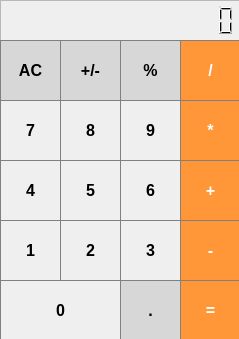
<?xml version="1.0" encoding="UTF-8"?>
<ui version="4.0">
 <class>MainWindow</class>
 <widget class="QMainWindow" name="MainWindow">
  <property name="geometry">
   <rect>
    <x>0</x>
    <y>0</y>
    <width>239</width>
    <height>339</height>
   </rect>
  </property>
  <property name="windowTitle">
   <string>Calculator</string>
  </property>
  <widget class="QWidget" name="centralWidget">
   <widget class="QLCDNumber" name="lcdNumber">
    <property name="geometry">
     <rect>
      <x>0</x>
      <y>0</y>
      <width>241</width>
      <height>41</height>
     </rect>
    </property>
    <property name="font">
     <font>
      <weight>75</weight>
      <bold>true</bold>
     </font>
    </property>
    <property name="frameShape">
     <enum>QFrame::StyledPanel</enum>
    </property>
    <property name="frameShadow">
     <enum>QFrame::Sunken</enum>
    </property>
    <property name="smallDecimalPoint">
     <bool>false</bool>
    </property>
    <property name="digitCount">
     <number>15</number>
    </property>
    <property name="mode">
     <enum>QLCDNumber::Dec</enum>
    </property>
    <property name="segmentStyle">
     <enum>QLCDNumber::Filled</enum>
    </property>
   </widget>
   <widget class="QPushButton" name="pushButton_ac">
    <property name="geometry">
     <rect>
      <x>0</x>
      <y>40</y>
      <width>61</width>
      <height>61</height>
     </rect>
    </property>
    <property name="font">
     <font>
      <pointsize>12</pointsize>
      <weight>75</weight>
      <bold>true</bold>
     </font>
    </property>
    <property name="styleSheet">
     <string notr="true">QPushButton {
  background-color: rgb(215, 215, 215);
  border: 1px solid gray;
}
QPushButton:pressed {
    background-color: qlineargradient(x1: 0, y1: 0, x2: 0, y2: 1,
                                      stop: 0 #BEBEBE, stop: 1 #D7D7D7);
}</string>
    </property>
    <property name="text">
     <string>AC</string>
    </property>
   </widget>
   <widget class="QPushButton" name="pushButton_plusminus">
    <property name="geometry">
     <rect>
      <x>60</x>
      <y>40</y>
      <width>61</width>
      <height>61</height>
     </rect>
    </property>
    <property name="font">
     <font>
      <pointsize>12</pointsize>
      <weight>75</weight>
      <bold>true</bold>
     </font>
    </property>
    <property name="styleSheet">
     <string notr="true">QPushButton {
  background-color: rgb(215, 215, 215);
  border: 1px solid gray;
}
QPushButton:pressed {
    background-color: qlineargradient(x1: 0, y1: 0, x2: 0, y2: 1,
                                      stop: 0 #BEBEBE, stop: 1 #D7D7D7);
}</string>
    </property>
    <property name="text">
     <string>+/-</string>
    </property>
   </widget>
   <widget class="QPushButton" name="pushButton_percent">
    <property name="geometry">
     <rect>
      <x>120</x>
      <y>40</y>
      <width>61</width>
      <height>61</height>
     </rect>
    </property>
    <property name="font">
     <font>
      <pointsize>12</pointsize>
      <weight>75</weight>
      <bold>true</bold>
     </font>
    </property>
    <property name="styleSheet">
     <string notr="true">QPushButton {
  background-color: rgb(215, 215, 215);
  border: 1px solid gray;
}
QPushButton:pressed {
    background-color: qlineargradient(x1: 0, y1: 0, x2: 0, y2: 1,
                                      stop: 0 #BEBEBE, stop: 1 #D7D7D7);
}</string>
    </property>
    <property name="text">
     <string>%</string>
    </property>
   </widget>
   <widget class="QPushButton" name="pushButton_del">
    <property name="geometry">
     <rect>
      <x>180</x>
      <y>40</y>
      <width>61</width>
      <height>61</height>
     </rect>
    </property>
    <property name="font">
     <font>
      <pointsize>12</pointsize>
      <weight>75</weight>
      <bold>true</bold>
     </font>
    </property>
    <property name="styleSheet">
     <string notr="true">QPushButton {
  background-color: rgb(255, 151, 57);
  color: white; 
  border: 1px solid gray;
}

QPushButton:pressed {
    background-color: qlineargradient(x1: 0, y1: 0, x2: 0, y2: 1,
                                      stop: 0 #FF7832, stop: 1 #FF9739);
}</string>
    </property>
    <property name="text">
     <string>/</string>
    </property>
   </widget>
   <widget class="QPushButton" name="pushButton_4">
    <property name="geometry">
     <rect>
      <x>0</x>
      <y>160</y>
      <width>61</width>
      <height>61</height>
     </rect>
    </property>
    <property name="font">
     <font>
      <pointsize>12</pointsize>
      <weight>75</weight>
      <bold>true</bold>
     </font>
    </property>
    <property name="styleSheet">
     <string notr="true">QPushButton {
   border: 1px solid gray;
}
QPushButton:pressed {
    background-color: qlineargradient(x1: 0, y1: 0, x2: 0, y2: 1,
                                      stop: 0 #dadbde, stop: 1 #f6f7fa);
}</string>
    </property>
    <property name="text">
     <string>4</string>
    </property>
   </widget>
   <widget class="QPushButton" name="pushButton_5">
    <property name="geometry">
     <rect>
      <x>60</x>
      <y>160</y>
      <width>61</width>
      <height>61</height>
     </rect>
    </property>
    <property name="font">
     <font>
      <pointsize>12</pointsize>
      <weight>75</weight>
      <bold>true</bold>
     </font>
    </property>
    <property name="styleSheet">
     <string notr="true">QPushButton {
   border: 1px solid gray;
}
QPushButton:pressed {
    background-color: qlineargradient(x1: 0, y1: 0, x2: 0, y2: 1,
                                      stop: 0 #dadbde, stop: 1 #f6f7fa);
}</string>
    </property>
    <property name="text">
     <string>5</string>
    </property>
   </widget>
   <widget class="QPushButton" name="pushButton_plus">
    <property name="geometry">
     <rect>
      <x>180</x>
      <y>160</y>
      <width>61</width>
      <height>61</height>
     </rect>
    </property>
    <property name="font">
     <font>
      <pointsize>12</pointsize>
      <weight>75</weight>
      <bold>true</bold>
     </font>
    </property>
    <property name="styleSheet">
     <string notr="true">QPushButton {
  background-color: rgb(255, 151, 57);
  color: white; 
  border: 1px solid gray;
}

QPushButton:pressed {
    background-color: qlineargradient(x1: 0, y1: 0, x2: 0, y2: 1,
                                      stop: 0 #FF7832, stop: 1 #FF9739);
}</string>
    </property>
    <property name="text">
     <string>+</string>
    </property>
   </widget>
   <widget class="QPushButton" name="pushButton_6">
    <property name="geometry">
     <rect>
      <x>120</x>
      <y>160</y>
      <width>61</width>
      <height>61</height>
     </rect>
    </property>
    <property name="font">
     <font>
      <pointsize>12</pointsize>
      <weight>75</weight>
      <bold>true</bold>
     </font>
    </property>
    <property name="styleSheet">
     <string notr="true">QPushButton {
   border: 1px solid gray;
}
QPushButton:pressed {
    background-color: qlineargradient(x1: 0, y1: 0, x2: 0, y2: 1,
                                      stop: 0 #dadbde, stop: 1 #f6f7fa);
}</string>
    </property>
    <property name="text">
     <string>6</string>
    </property>
   </widget>
   <widget class="QPushButton" name="pushButton_3">
    <property name="geometry">
     <rect>
      <x>120</x>
      <y>220</y>
      <width>61</width>
      <height>61</height>
     </rect>
    </property>
    <property name="font">
     <font>
      <pointsize>12</pointsize>
      <weight>75</weight>
      <bold>true</bold>
     </font>
    </property>
    <property name="styleSheet">
     <string notr="true">QPushButton {
   border: 1px solid gray;
}
QPushButton:pressed {
    background-color: qlineargradient(x1: 0, y1: 0, x2: 0, y2: 1,
                                      stop: 0 #dadbde, stop: 1 #f6f7fa);
}</string>
    </property>
    <property name="text">
     <string>3</string>
    </property>
   </widget>
   <widget class="QPushButton" name="pushButton_1">
    <property name="geometry">
     <rect>
      <x>0</x>
      <y>220</y>
      <width>61</width>
      <height>61</height>
     </rect>
    </property>
    <property name="font">
     <font>
      <pointsize>12</pointsize>
      <weight>75</weight>
      <bold>true</bold>
     </font>
    </property>
    <property name="styleSheet">
     <string notr="true">QPushButton {
   border: 1px solid gray;
}
QPushButton:pressed {
    background-color: qlineargradient(x1: 0, y1: 0, x2: 0, y2: 1,
                                      stop: 0 #dadbde, stop: 1 #f6f7fa);
}</string>
    </property>
    <property name="text">
     <string>1</string>
    </property>
   </widget>
   <widget class="QPushButton" name="pushButton_min">
    <property name="geometry">
     <rect>
      <x>180</x>
      <y>220</y>
      <width>61</width>
      <height>61</height>
     </rect>
    </property>
    <property name="font">
     <font>
      <pointsize>12</pointsize>
      <weight>75</weight>
      <bold>true</bold>
     </font>
    </property>
    <property name="styleSheet">
     <string notr="true">QPushButton {
  background-color: rgb(255, 151, 57);
  color: white; 
  border: 1px solid gray;
}

QPushButton:pressed {
    background-color: qlineargradient(x1: 0, y1: 0, x2: 0, y2: 1,
                                      stop: 0 #FF7832, stop: 1 #FF9739);
}</string>
    </property>
    <property name="text">
     <string>-</string>
    </property>
   </widget>
   <widget class="QPushButton" name="pushButton_2">
    <property name="geometry">
     <rect>
      <x>60</x>
      <y>220</y>
      <width>61</width>
      <height>61</height>
     </rect>
    </property>
    <property name="font">
     <font>
      <pointsize>12</pointsize>
      <weight>75</weight>
      <bold>true</bold>
     </font>
    </property>
    <property name="styleSheet">
     <string notr="true">QPushButton {
   border: 1px solid gray;
}
QPushButton:pressed {
    background-color: qlineargradient(x1: 0, y1: 0, x2: 0, y2: 1,
                                      stop: 0 #dadbde, stop: 1 #f6f7fa);
}</string>
    </property>
    <property name="text">
     <string>2</string>
    </property>
   </widget>
   <widget class="QPushButton" name="pushButton_0">
    <property name="geometry">
     <rect>
      <x>0</x>
      <y>280</y>
      <width>121</width>
      <height>61</height>
     </rect>
    </property>
    <property name="font">
     <font>
      <pointsize>12</pointsize>
      <weight>75</weight>
      <bold>true</bold>
     </font>
    </property>
    <property name="styleSheet">
     <string notr="true">QPushButton {
   border: 1px solid gray;
}
QPushButton:pressed {
    background-color: qlineargradient(x1: 0, y1: 0, x2: 0, y2: 1,
                                      stop: 0 #dadbde, stop: 1 #f6f7fa);
}</string>
    </property>
    <property name="text">
     <string>0</string>
    </property>
   </widget>
   <widget class="QPushButton" name="pushButton_dot">
    <property name="geometry">
     <rect>
      <x>120</x>
      <y>280</y>
      <width>61</width>
      <height>61</height>
     </rect>
    </property>
    <property name="font">
     <font>
      <pointsize>12</pointsize>
      <weight>75</weight>
      <bold>true</bold>
     </font>
    </property>
    <property name="styleSheet">
     <string notr="true">QPushButton {
  background-color: rgb(215, 215, 215);
  border: 1px solid gray;
}
QPushButton:pressed {
    background-color: qlineargradient(x1: 0, y1: 0, x2: 0, y2: 1,
                                      stop: 0 #BEBEBE, stop: 1 #D7D7D7);
}</string>
    </property>
    <property name="text">
     <string>.</string>
    </property>
   </widget>
   <widget class="QPushButton" name="pushButton_total">
    <property name="geometry">
     <rect>
      <x>180</x>
      <y>280</y>
      <width>61</width>
      <height>61</height>
     </rect>
    </property>
    <property name="font">
     <font>
      <pointsize>12</pointsize>
      <weight>75</weight>
      <bold>true</bold>
     </font>
    </property>
    <property name="styleSheet">
     <string notr="true">QPushButton {
  background-color: rgb(255, 151, 57);
  color: white; 
  border: 1px solid gray;
}

QPushButton:pressed {
    background-color: qlineargradient(x1: 0, y1: 0, x2: 0, y2: 1,
                                      stop: 0 #FF7832, stop: 1 #FF9739);
}</string>
    </property>
    <property name="text">
     <string>=</string>
    </property>
   </widget>
   <widget class="QPushButton" name="pushButton_9">
    <property name="geometry">
     <rect>
      <x>120</x>
      <y>100</y>
      <width>61</width>
      <height>61</height>
     </rect>
    </property>
    <property name="font">
     <font>
      <pointsize>12</pointsize>
      <weight>75</weight>
      <bold>true</bold>
     </font>
    </property>
    <property name="styleSheet">
     <string notr="true">QPushButton {
   border: 1px solid gray;
}
QPushButton:pressed {
    background-color: qlineargradient(x1: 0, y1: 0, x2: 0, y2: 1,
                                      stop: 0 #dadbde, stop: 1 #f6f7fa);
}</string>
    </property>
    <property name="text">
     <string>9</string>
    </property>
   </widget>
   <widget class="QPushButton" name="pushButton_7">
    <property name="geometry">
     <rect>
      <x>0</x>
      <y>100</y>
      <width>61</width>
      <height>61</height>
     </rect>
    </property>
    <property name="font">
     <font>
      <pointsize>12</pointsize>
      <weight>75</weight>
      <bold>true</bold>
     </font>
    </property>
    <property name="styleSheet">
     <string notr="true">QPushButton {
   border: 1px solid gray;
}
QPushButton:pressed {
    background-color: qlineargradient(x1: 0, y1: 0, x2: 0, y2: 1,
                                      stop: 0 #dadbde, stop: 1 #f6f7fa);
}</string>
    </property>
    <property name="text">
     <string>7</string>
    </property>
   </widget>
   <widget class="QPushButton" name="pushButton_mul">
    <property name="geometry">
     <rect>
      <x>180</x>
      <y>100</y>
      <width>61</width>
      <height>61</height>
     </rect>
    </property>
    <property name="font">
     <font>
      <pointsize>12</pointsize>
      <weight>75</weight>
      <bold>true</bold>
     </font>
    </property>
    <property name="styleSheet">
     <string notr="true">QPushButton {
  background-color: rgb(255, 151, 57);
  color: white; 
  border: 1px solid gray;
}

QPushButton:pressed {
    background-color: qlineargradient(x1: 0, y1: 0, x2: 0, y2: 1,
                                      stop: 0 #FF7832, stop: 1 #FF9739);
}</string>
    </property>
    <property name="text">
     <string>*</string>
    </property>
   </widget>
   <widget class="QPushButton" name="pushButton_8">
    <property name="geometry">
     <rect>
      <x>60</x>
      <y>100</y>
      <width>61</width>
      <height>61</height>
     </rect>
    </property>
    <property name="font">
     <font>
      <pointsize>12</pointsize>
      <weight>75</weight>
      <bold>true</bold>
     </font>
    </property>
    <property name="styleSheet">
     <string notr="true">QPushButton {
   border: 1px solid gray;
}
QPushButton:pressed {
    background-color: qlineargradient(x1: 0, y1: 0, x2: 0, y2: 1,
                                      stop: 0 #dadbde, stop: 1 #f6f7fa);
}</string>
    </property>
    <property name="text">
     <string>8</string>
    </property>
   </widget>
  </widget>
 </widget>
 <layoutdefault spacing="6" margin="11"/>
 <resources/>
 <connections/>
</ui>
